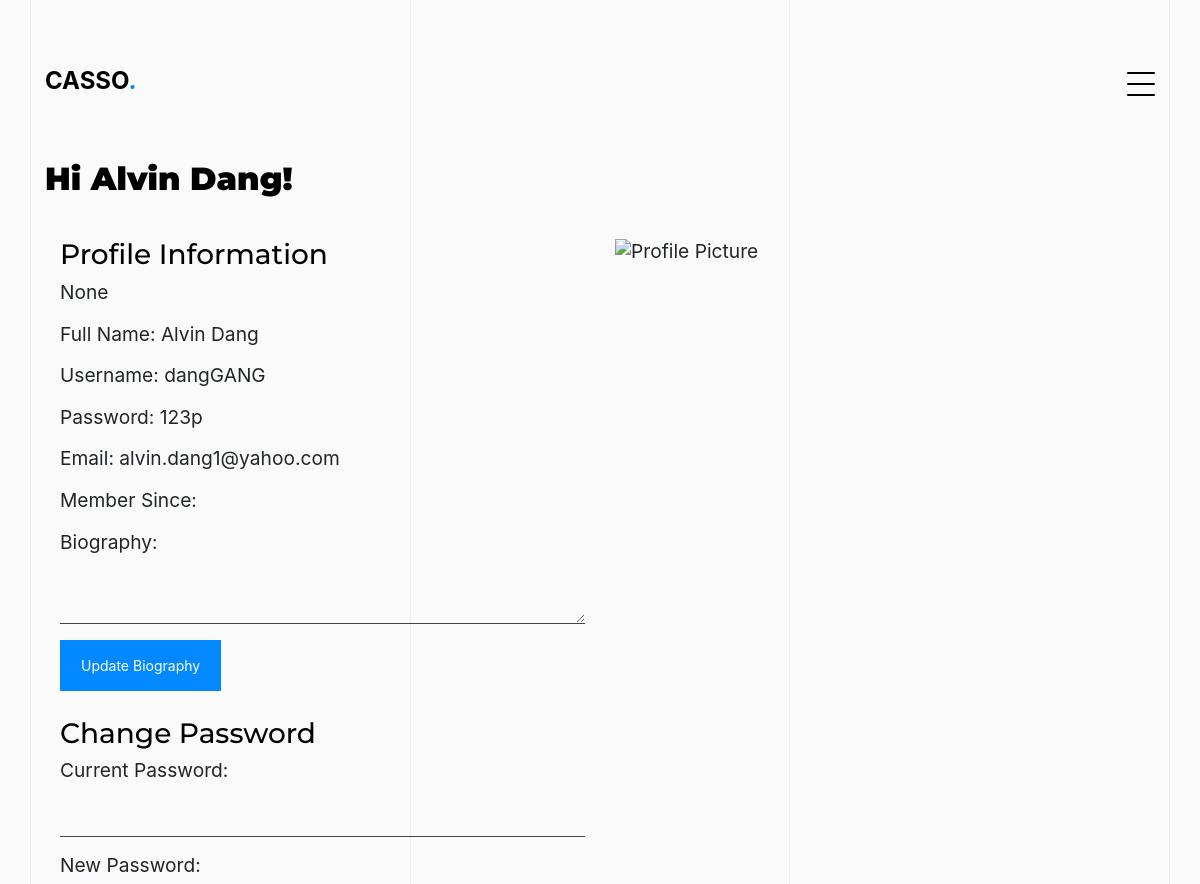
/profile (signed in, upper part), run on an earlier commit of the app's database.
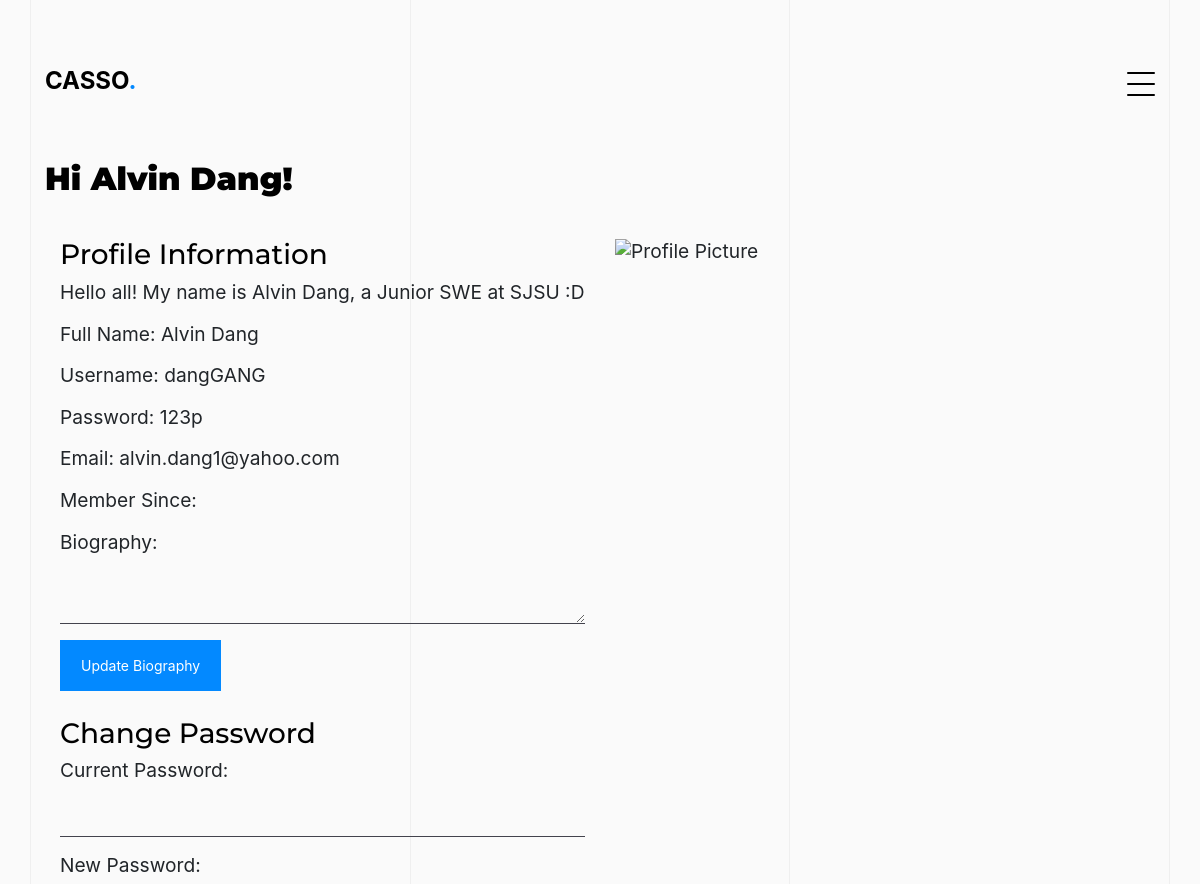
And on a later commit of the database.
### app/models.py (models this page shows, shortened)
class User(UserMixin, db.Model):
    id = db.Column(db.Integer, primary_key=True)
    full_name = db.Column(db.String(80), nullable=False)
    username = db.Column(db.String(80), unique=True, nullable=False)
    email = db.Column(db.String(120), unique=True, nullable=False)
    password = db.Column(db.String(60), nullable=False)
    biography = db.Column(db.String(255))
    def get(user_id):
        return User.query.get(int(user_id))
    posts = db.relationship('Post', backref='user', lazy=True)
    followers = db.relationship('Follower', foreign_keys='Follower.followed_id',
                                backref='followed', lazy='dynamic')
    following = db.relationship('Follower', foreign_keys='Follower.follower_id',
                                backref='follower', lazy='dynamic')
    likes = db.relationship('Like', backref=db.backref('user', lazy='joined'), lazy='dynamic')

### app/routes.py (the view)
@bp.route('/profile')
@login_required
def profile():
    return render_template('profile.html')

### run.py (called while the page is built)
@login_manager.user_loader
def load_user(user_id):
    from app.models import User
    return User.get(user_id)

### templates/profile.html (shortened to what this page needs)
{% extends "base.html" %}
{% block content %}
  <div class="untree_co-section untree_co-section-4 pb-0"  id="portfolio-section">
    <div class="container">
      <div class="portfolio-single-wrap unslate_co--section" id="portfolio-single-section">
        <div class="portfolio-single-inner">
          <h2 class="heading-portfolio-single-h2 text-black">Hi {{ current_user.full_name }}!</h2>
            <div class="container">
              <div class="row">
                <div class="col-lg-6">
                  <h3 class="heading-portfolio-single-h3 text-black">Profile Information</h3>
                  <p>{{ current_user.biography }}</p>
                  <p>Full Name: {{ current_user.full_name }}</p>
                  <p>Username: {{ current_user.username }}</p>
                  <p>Password: {{ current_user.password }}</p>
                  <p>Email: {{ current_user.email }}</p>
                  <p>Member Since: {{ current_user.member_since }}</p>
                  <form method="POST" action="update-biography">
                    <div class="form-group">
                      <label for="biography">Biography:</label>
                      <textarea class="form-control" id="biography" name="biography"></textarea>
                    </div>
                    <button type="submit" class="btn btn-primary">Update Biography</button>
                  </form>
                  <br>
                  <h3 class="heading-portfolio-single-h3 text-black">Change Password</h3>
                  <form method="POST" action="update-password">
                    <div class="form-group">
                      <label for="current_password">Current Password:</label>
                      <input type="password" class="form-control" id="current_password" name="current_password" required>
                    </div>
                    <div class="form-group">
                      <label for="new_password">New Password:</label>
                    </div>
                  </form>
                </div>
                <div class="col-lg-6">
                  <div id="map">
                    <img src="{{ url_for('static', filename='images/profile.png') }}" alt="Profile Picture" class="profile-picture">
                  </div>
                </div>
              </div>
              </div>
            </div>
        </div>
      </div>
    </div>
{% endblock %}

### templates/base.html (shortened to what this page needs)
<!doctype html>
<html lang="en">
<head>
  <link rel="stylesheet" href="{{ url_for('static', filename='css/bootstrap.min.css') }}">
  <link rel="stylesheet" href="{{ url_for('static', filename='css/owl.carousel.min.css') }}">
  <link rel="stylesheet" href="{{ url_for('static', filename='css/owl.theme.default.min.css') }}">
  <link rel="stylesheet" href="{{ url_for('static', filename='css/jquery.fancybox.min.css') }}">
  <link rel="stylesheet" href="{{ url_for('static', filename='fonts/icomoon/style.css') }}">
  <link rel="stylesheet" href="{{ url_for('static', filename='fonts/flaticon/font/flaticon.css') }}">
  <link rel="stylesheet" href="{{ url_for('static', filename='css/aos.css') }}">
  <link rel="stylesheet" href="{{ url_for('static', filename='css/style.css') }}">
</head>
<body data-spy="scroll" data-target=".site-navbar-target" data-offset="100">
    <div class="lines-wrap">
        <div class="lines-inner">
          <div class="lines"></div>
        </div>
    </div>
  <nav class="site-nav dark mb-5 site-navbar-target">
    <div class="container">
      <div class="site-navigation">
        <a href="/" class="logo m-0">CASSO<span class="text-primary">.</span></a>
        <a href="#" class="burger ml-auto float-right site-menu-toggle js-menu-toggle d-inline-block d-lg-inline-block" data-toggle="collapse" data-target="#main-navbar">
          <span></span>
        </a>
      </div>
    </div>
  </nav>
    {% block content %}{% endblock %}.
    </body>
</html>

### static/css/style.css (style rules this page uses)
body { font-family: "PT Mono", monospace; line-height: 1.6; background: #ffffff; overflow-x: hidden; font-size: 16px; }
body:before { content: ""; position: fixed; top: 0; left: 0; z-index: 99; right: 0; bottom: 0; background: rgba(0, 0, 0, 0.2); opacity: 0; visibility: hidden; -webkit-transition: .3s all ease; -o-transition: .3s all ease; transition: .3s all ease; }
.text-black { color: #000000 !important; }
a { color: #0389ff; -webkit-transition: .3s all ease; -o-transition: .3s all ease; transition: .3s all ease; }
.text-primary { color: #0389ff !important; }
h1, .h1, h2, .h2, h3, .h3, h4, .h4 { font-family: "Montserrat", sans-serif; color: #dddde6; }
.btn { padding-top: 14px; padding-bottom: 14px; padding-left: 20px; padding-right: 20px; border-radius: 0px; font-size: 14px; border: 1px solid transparent; }
.btn.btn-primary { background: #0389ff; border-color: #0389ff; }
.form-control, .custom-select { border: none; font-size: 16px; height: 45px; padding-left: 0; padding-right: 0; background: transparent; border-bottom: 1px solid #43434d; border-radius: 0; }
.logo { font-size: 24px; color: #ffffff; font-weight: 700; }
.site-nav { position: absolute; width: 100%; z-index: 7; }
.site-nav a { position: relative; z-index: 9; cursor: pointer; }
.site-nav { padding-top: 20px; padding-bottom: 20px; }
.site-nav.dark a { color: #000000; }
.burger { width: 28px; height: 32px; cursor: pointer; position: relative; }
.burger:before, .burger span, .burger:after { width: 100%; height: 2px; display: block; background: #000; border-radius: 2px; position: absolute; opacity: 1; }
.burger:before, .burger:after { -webkit-transition: top 0.35s cubic-bezier(0.23, 1, 0.32, 1), opacity 0.35s cubic-bezier(0.23, 1, 0.32, 1), background-color 1.15s cubic-bezier(0.86, 0, 0.07, 1), -webkit-transform 0.35s cubic-bezier(0.23, 1, 0.32, 1); transition: top 0.35s cubic-bezier(0.23, 1, 0.32, 1), opacity 0.35s cubic-bezier(0.23, 1, 0.32, 1), background-color 1.15s cubic-bezier(0.86, 0, 0.07, 1), -webkit-transform 0.35s cubic-bezier(0.23, 1, 0.32, 1); -o-transition: top 0.35s cubic-bezier(0.23, 1, 0.32, 1), transform 0.35s cubic-bezier(0.23, 1, 0.32, 1), opacity 0.35s cubic-bezier(0.23, 1, 0.32, 1), background-color 1.15s cubic-bezier(0.86, 0, 0.07, 1); transition: top 0.35s cubic-bezier(0.23, 1, 0.32, 1), transform 0.35s cubic-bezier(0.23, 1, 0.32, 1), opacity 0.35s cubic-bezier(0.23, 1, 0.32, 1), background-color 1.15s cubic-bezier(0.86, 0, 0.07, 1); transition: top 0.35s cubic-bezier(0.23, 1, 0.32, 1), transform 0.35s cubic-bezier(0.23, 1, 0.32, 1), opacity 0.35s cubic-bezier(0.23, 1, 0.32, 1), background-color 1.15s cubic-bezier(0.86, 0, 0.07, 1), -webkit-transform 0.35s cubic-bezier(0.23, 1, 0.32, 1); -webkit-transition: top 0.35s cubic-bezier(0.23, 1, 0.32, 1), -webkit-transform 0.35s cubic-bezier(0.23, 1, 0.32, 1), opacity 0.35s cubic-bezier(0.23, 1, 0.32, 1), background-color 1.15s cubic-bezier(0.86, 0, 0.07, 1); content: ""; }
.burger:before { top: 4px; }
.burger span { top: 15px; }
.burger:after { top: 26px; }
.untree_co-section { padding: 7rem 0; }
.portfolio-single-inner .heading-portfolio-single-h2 { margin-bottom: 40px; font-weight: 900; }
#map { position: relative; }
.lines-wrap { position: fixed; z-index: -1; left: 0; top: 0; width: 100%; height: 100%; overflow: hidden; }
.lines-wrap .lines-inner { position: absolute; width: 1140px; left: 50%; margin-left: -570px; top: 0; height: 100%; border-left: 1px solid #efefef; border-right: 1px solid #efefef; }
.lines-wrap .lines-inner .lines { position: absolute; left: 33.333333%; right: 33.333333%; height: 100%; border-left: 1px solid #efefef; border-right: 1px solid #efefef; }
*, *::before, *::after { box-sizing: border-box; }
body { margin: 0; padding: 48px 0; font-family: "Figtree", sans-serif; font-size: 1.2rem; line-height: 1.6rem; background-image: linear-gradient(45deg, #7c9885, #b5b682); min-height: 100vh; }
* { margin: 0; padding: 0; box-sizing: border-box; }
body { font-family: -apple-system, system-ui, "Segoe UI", Roboto, Oxygen, Ubuntu, Cantarell, "Open Sans", "Helvetica Neue", sans-serif; background: #fafafa; }
a { text-decoration: none; }

What changed in the data, as far as the page shows it:
changed User "Alvin Dang": biography "None" → "Hello all! My name is Alvin Dang, a Junior SWE at SJSU :D"
